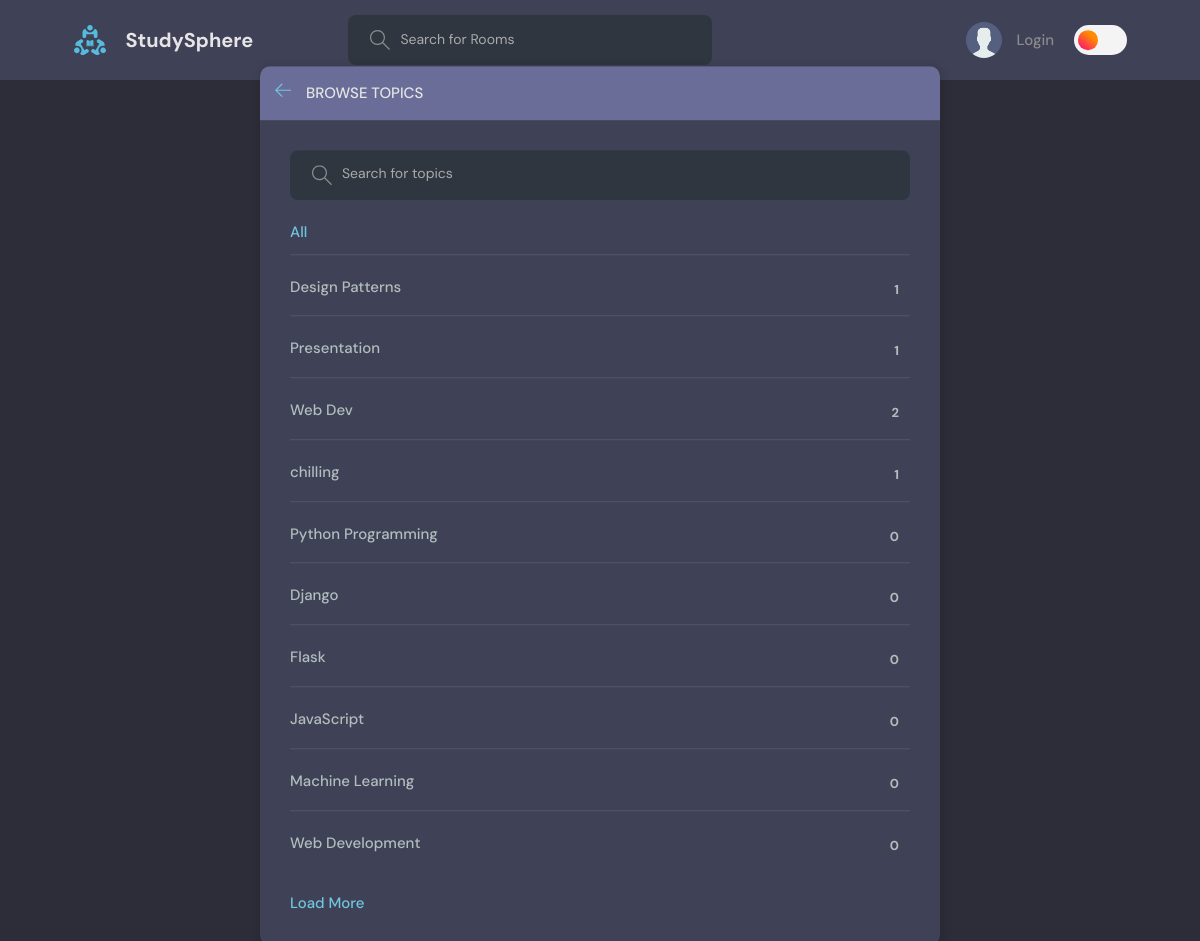
Page /topics/ on the committed database.
### base/models.py (models this page shows, shortened)
class Topic(models.Model):
    name = models.TextField(max_length=100)

### base/views.py (the view)
# urls.py: path('topics/', views.topicsPage, name="topics"),
def topicsPage(request):
    q = request.GET.get('q', '')  # Filter by search query
    topics_list = Topic.objects.filter(name__icontains=q)  # Filter topics by search query
    paginator = Paginator(topics_list, 10)
    page_number = request.GET.get('page')  # Get the page number from the query string
    page_obj = paginator.get_page(page_number)
    if request.headers.get('X-Requested-With') == 'XMLHttpRequest':
        topics_data = [{'name': topic.name, 'count': topic.room_set.all().count()} for topic in page_obj]
        return JsonResponse({'topics': topics_data, 'has_next': page_obj.has_next()})
    return render(request, 'base/topics.html', {'topics': page_obj})

### base/templates/base/topics.html (shortened to what this page needs)
{% extends 'main.html' %}
{% block content %}
<main class="create-room layout">
  <div class="container">
    <div class="layout__box">
      <div class="layout__boxHeader">
        <div class="layout__boxTitle">
          <a href="{% url 'home' %}">
            <svg version="1.1" xmlns="http://www.w3.org/2000/svg" width="32" height="32" viewBox="0 0 32 32">
              <title>arrow-left</title>
              <path d="M13.723 2.286l-13.723 13.714 13.719 13.714 1.616-1.611-10.96-10.96h27.625v-2.286h-27.625l10.965-10.965-1.616-1.607z"></path>
            </svg>
          </a>
          <h3>Browse Topics</h3>
        </div>
      </div>
      <div class="topics-page layout__body">
        <form action="" method="GET" class="header__search">
          <label>
            <input name="q" placeholder="Search for topics" />
          </label>
        </form>
        <ul id="topics-list" class="topics__list">
          <li>
            <a href="{% url 'topics' %}" class="active">All <span>{{ topics.count }}</span></a>
          </li>
          {% for topic in topics %}
          <li>
            <a href="{% url 'home' %}?q={{ topic.name }}">{{ topic.name }} <span>{{ topic.room_set.all.count }}</span></a>
          </li>
          {% endfor %}
        </ul>
        <button id="load-more" class="btn btn--link">Load More</button>
      </div>
    </div>
  </div>
</main>
{% endblock content %}

### static/styles/style.css (style rules this page uses)
:root { --color-main: #71c6dd; --color-main-light: #e1f6fb; --color-dark: #3f4156; --color-dark-medium: #51546e; --color-dark-light: #696d97; --color-light: #e5e5e5; --color-gray: #8b8b8b; --color-light-gray: #b2bdbd; --color-bg: #2d2d39; --color-success: #5dd693; --color-error: #fc4b0b; }
* { font-family: "DM Sans", -apple-system, BlinkMacSystemFont, "Segoe UI", Roboto, Oxygen, Ubuntu, Cantarell, "Open Sans", "Helvetica Neue", sans-serif; margin: 0; padding: 0; box-sizing: border-box; text-rendering: optimizeLegibility; font-size: inherit; }
html { font-size: 56.25%; }
@media only screen and (min-width: 1200px) { html { font-size: 62.5%; } }
body { line-height: 1.6; font-weight: 400; font-size: 1.5rem; color: var(--color-light-gray); background-color: var(--color-bg); min-height: 100vh; }
body { transition: background 0.5s ease; }
a { display: inline-block; color: var(--color-main); text-decoration: none; }
.container { max-width: 120rem; width: 90%; margin: auto; }
.btn { background-color: transparent; border: none; display: inline-flex; align-items: center; gap: 1rem; cursor: pointer; transition: all ease-in-out 0.3s; padding: 1rem 2rem; border-radius: 5px; box-shadow: 1px 1px 3px 1px rgba(0, 0, 0, 0.15); font-weight: 500; }
.btn--link { border-radius: 0; padding: 0; color: var(--color-main); box-shadow: none; }
.header__search > label { background-color: #2f3640; padding: 1.3rem 1rem; display: flex; align-items: center; gap: 1rem; border-radius: 8px; border: 2px solid transparent; transition: border-color 0.3s ease, box-shadow 0.3s ease; }
.header__search input::placeholder { font-size: 1.4rem; color: #aaa; opacity: 1; }
.header__search input { border: none; outline: none; background: transparent; color: inherit; flex: 1; font-size: 1rem; }
.header__search svg { fill: var(--color-gray); width: 2rem; height: 2rem; margin-left: 1rem; }
.header__search input { width: 30rem; background: transparent; border: none; outline: none; color: var(--color-light); }
.layout { margin-top: 2.4rem; }
.layout > .container { display: flex; justify-content: space-between; align-items: flex-start; }
.layout__box { width: 90%; max-width: 48rem; min-height: 40rem; position: absolute; top: 50%; left: 50%; transform: translate(-50%, -46%); background-color: var(--color-dark); border-radius: 1rem; box-shadow: 1px 1px 6px 3px rgba(0, 0, 0, 0.1); overflow: hidden; }
.layout__boxHeader { display: flex; padding: 1.5rem; background-color: var(--color-dark-light); }
.layout__boxTitle { display: flex; gap: 1.5rem; align-items: center; }
.layout__boxTitle h3 { text-transform: uppercase; font-weight: 500; color: var(--color-light); }
.layout__boxTitle svg { width: 1.6rem; height: 1.6rem; fill: var(--color-main); }
.layout__body { margin: 3rem; }
.topics__list { list-style: none; }
.topics__list li a { display: flex; justify-content: space-between; margin-bottom: 3rem; font-weight: 500; color: var(--color-light-gray); transition: all 0.3s ease-in-out; }
.topics__list li a.active, .topics__list li a:hover { color: var(--color-main); }
.topics__list li a span { padding: 0.5rem 1rem; background-color: var(--color-dark); border-radius: 3px; font-size: 1.3rem; font-weight: 700; letter-spacing: 1px; }
.topics-page .topics__list li:not(:last-child) a { margin: 2rem 0; padding-bottom: 1rem; text-decoration: none; border-bottom: 1px solid var(--color-dark-medium); }
.topics-page .header__search { display: block; }
.create-room.layout .layout__box { max-width: 68rem; }

### rows in the picture
Topic: name "Design Patterns", room_set.all.count "1"
Topic: name "Presentation", room_set.all.count "1"
Topic: name "Web Dev", room_set.all.count "2"
Topic: name "chilling", room_set.all.count "1"
Topic: name "Python Programming", room_set.all.count "0"
Topic: name "Django", room_set.all.count "0"
Topic: name "Flask", room_set.all.count "0"
Topic: name "JavaScript", room_set.all.count "0"
Topic: name "Machine Learning", room_set.all.count "0"
Topic: name "Web Development", room_set.all.count "0"
